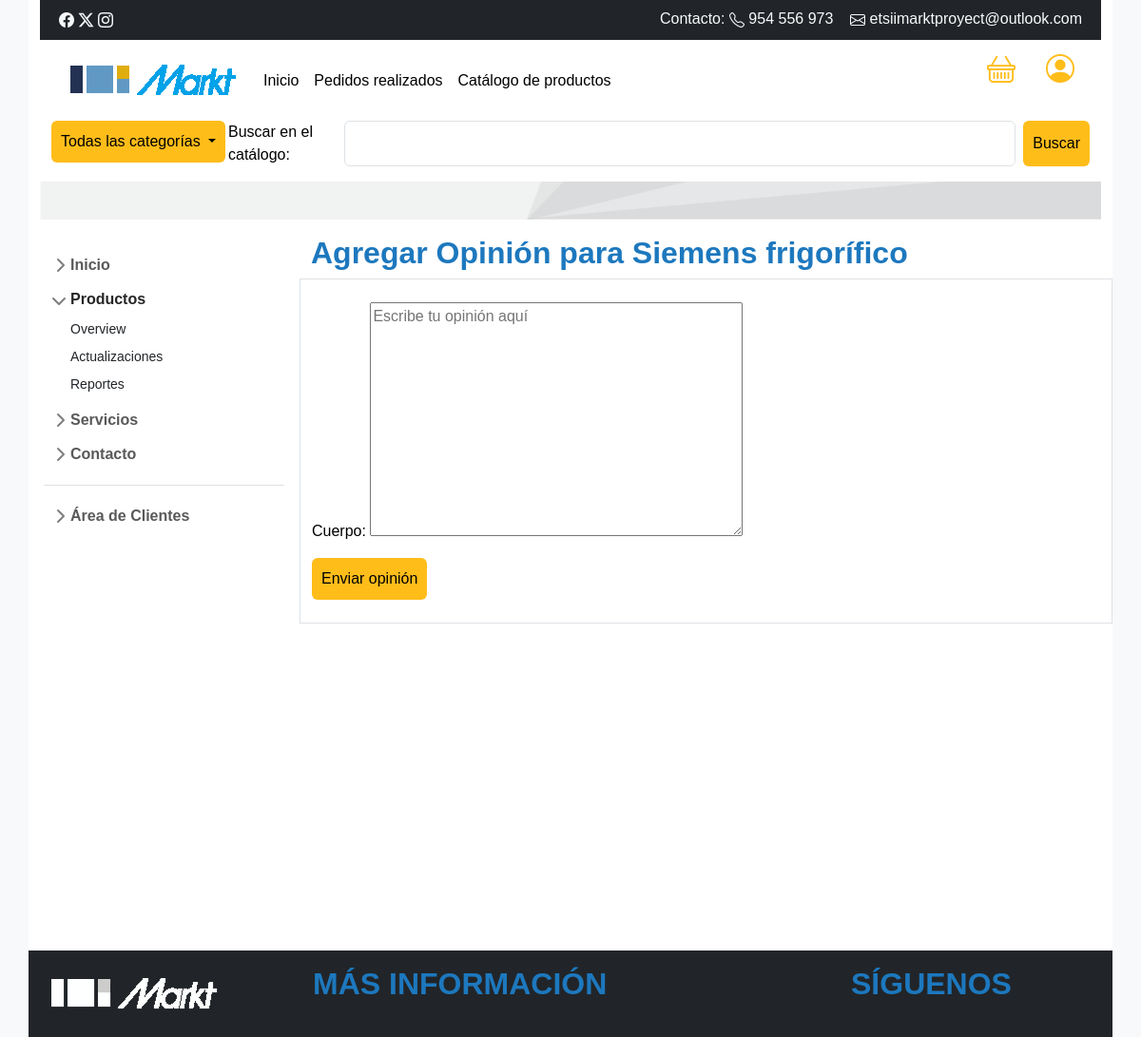
The app's page /productos/producto/2/agregar-opinion/, older data.
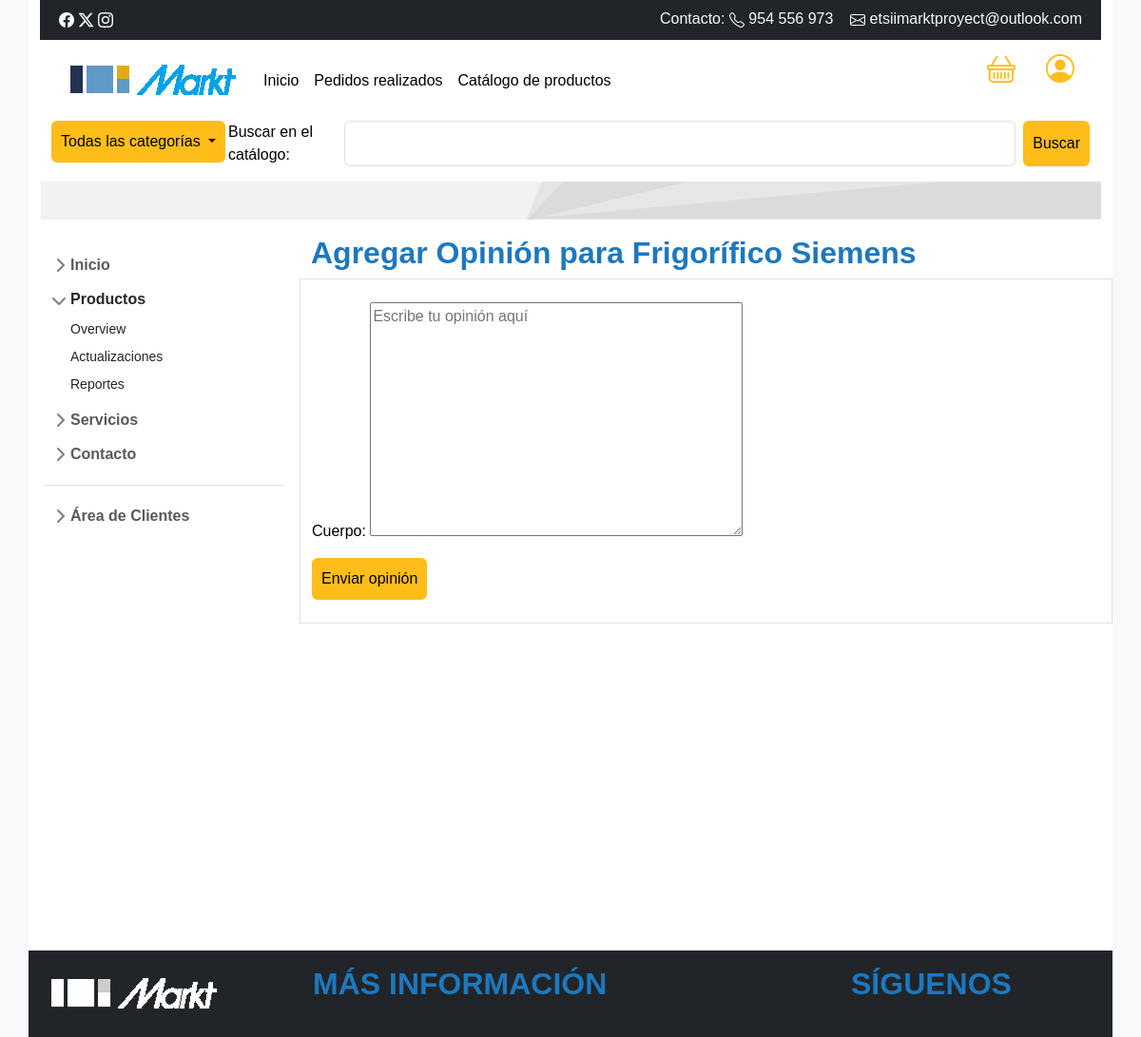
The same page, newer data.
### productos/models.py (models this page shows, shortened)
class Producto(models.Model):
    categoria = models.ForeignKey(Categoria,related_name='productos', on_delete=models.SET_DEFAULT, default=Categoria.get_default_categoria)
    fabricante = models.ForeignKey(Fabricante,related_name='productos', on_delete=models.SET_DEFAULT, default=Fabricante.get_default_fabricante)
    nombre = models.CharField(max_length=100)
    precio = models.FloatField()
    descripcion = models.TextField(blank=True, null=True)
    cantidad = models.IntegerField(default=1)
    imagen = models.ImageField(upload_to='productos_imagenes', blank=True, null=True)
    class Meta:
        ordering = ['nombre']
        verbose_name_plural = 'Productos'

### productos/views.py (the view)
# urls.py: path('producto/<int:producto_id>/agregar-opinion/', views.agregar_opinion, name='agregar_opinion'),
def agregar_opinion(request, producto_id):
    producto = Producto.objects.get(pk=producto_id)
    if request.method == 'POST':
        form = OpinionForm(request.POST)
        if form.is_valid():
            nueva_opinion = form.save(commit=False)
            nueva_opinion.user = request.user
            nueva_opinion.producto = producto
            nueva_opinion.save()
            url = reverse('detalle', kwargs={'producto_id':producto_id})
            return HttpResponseRedirect(url)
    else:
        form = OpinionForm()
    return render(request, 'productos/agregar_opinion.html', {'producto': producto, 'form': form})

### productos/forms.py
class OpinionForm(forms.ModelForm):
    class Meta:
        model = Opinion
        fields = ['cuerpo']  # Los campos que quieres incluir en el formulario
    def __init__(self, *args, **kwargs):
        super(OpinionForm, self).__init__(*args, **kwargs)
        self.fields['cuerpo'].widget = forms.Textarea(attrs={'placeholder': 'Escribe tu opinión aquí'})

### templates/productos/agregar_opinion.html (shortened to what this page needs)
{% extends "base.html" %}
{% block content %}
<h2>Agregar Opinión para {{ producto.nombre }}</h2>
<div class="row login pt-4 pb-4" style="border: 1px solid var(--bs-gray-300);">
    <form method="post">
        {{ form.as_p }}
        <button type="submit" class="btn btn-secondary">Enviar opinión</button>
    </form>
</div>
    {% endblock %}

Row changes from the older to the newer data that the page shows:
changed Producto: nombre "Siemens frigorífico" → "Frigorífico Siemens"
